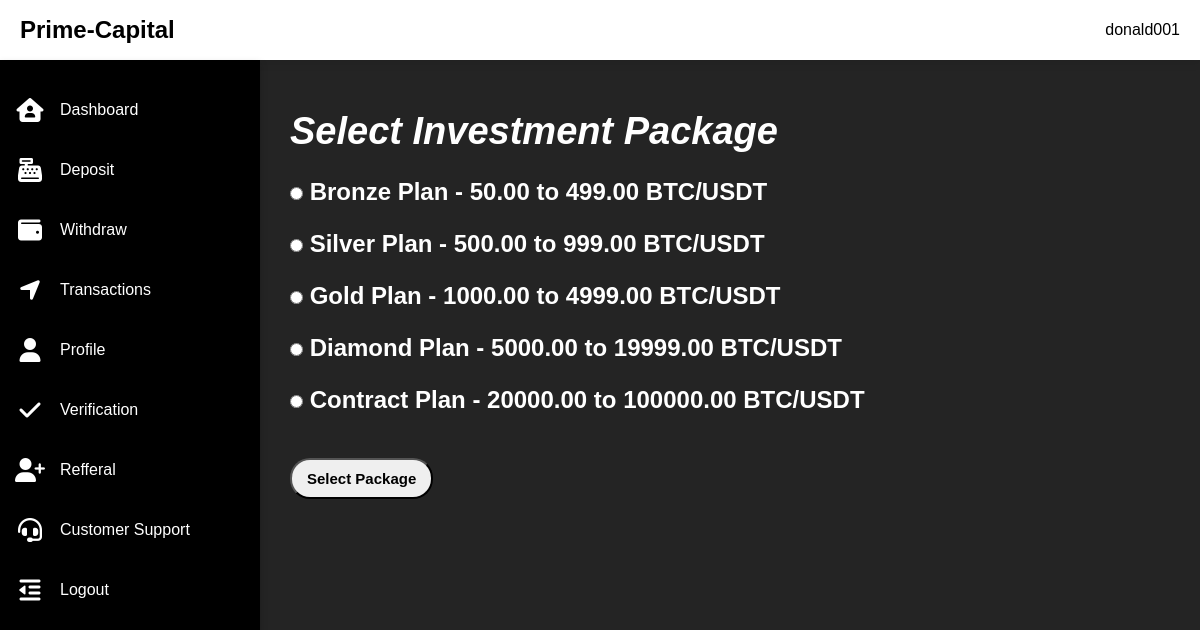
Page /select-package/ (signed in) on the committed database.
### investments/models.py (models this page shows, shortened)
class CustomUser(AbstractUser):
    referral_code = models.CharField(max_length=50, blank=True, null=True)
    created_at = models.DateTimeField(auto_now_add=True)
    email_verified = models.BooleanField(default=False, null=True, blank=True)

class InvestmentPackage(models.Model):
    name = models.CharField(max_length=100)
    interest_rate = models.DecimalField(max_digits=5, decimal_places=2)  # e.g., 15% as 15.00
    min_amount = models.DecimalField(max_digits=10, decimal_places=2)
    max_amount = models.DecimalField(max_digits=10, decimal_places=2)
    duration = models.IntegerField(help_text="Duration in hours")  # e.g., 12, 24, 48, 72
    currency = models.CharField(max_length=10, default='USDT')  # USDT as the only payment method

### investments/views.py (the view)
# urls.py: path('select-package/', views.select_package, name='select-package'),
@login_required
def select_package(request):
    packages = InvestmentPackage.objects.all()
    context = {
        'packages': packages,
    }
    return render(request, 'select_package.html', context)

### templates/select_package.html (shortened to what this page needs)
<!DOCTYPE html>
{% load static %}
<html lang="en">
  <head>
    <link rel="stylesheet" href="{% static 'dashboard.cs' %}" />
  </head>
<body>
  <section>
    <div class="container">
        <div class="topbar">
            <div class="logo">
                <h2>Prime-Capital</h2>
            </div>
            <div class="user">
                <p>{{ user.username }}</p>
            </div>
        </div>
        <div class="sidebar">
            <ul>
                <li>
                    <a href="{% url 'dashboard' %}">
                        <i id="i" class="fas fa-solid fa-house-user"></i>
                        <div>Dashboard</div>
                    </a>
                </li>
                <li>
                    <a href="{% url 'select-package' %}">
                        <i id="i" class="fas fa-solid fa-cash-register"></i>
                        <div>Deposit</div>
                    </a>
                </li>
                <li>
                    <a href="{% url 'request-withdrawal' %}">
                        <i id="i" class="fas fa-solid fa-wallet"></i>
                        <div>Withdraw</div>
                    </a>
                </li>
                <li>
                    <a href="{% url 'transactions' %}">
                        <i id="i" class="fas fa-solid fa-location-arrow"></i>
                        <div>Transactions</div>
                    </a>
                </li>
                <li>
                    <a href="{% url 'profile' %}">
                        <i id="i" class="fas fa-solid fa-user"></i>
                        <div>Profile</div>
                    </a>
                </li>
                <li>
                    <a href="{% url 'submit-verification' %}">
                        <i class="fas fa-solid fa-check"></i>
                        <div>Verification</div>
                    </a>
                </li>
                <li>
                    <a href="{% url 'referrals' %}">
                        <i id="i" class="fas fa-solid fa-user-plus"></i>
                        <div>Refferal</div>
                    </a>
                </li>
                <li>
                    <a href="{% url 'customer' %}">
                        <i id="i" class="fas fa-solid fa-headset"></i>
                        <div>Customer
                            Support</div>
                    </a>
                </li>
                <li>
                    <a href="{% url 'logout' %}">
                        <i id="i" class="fas fa-solid fa-outdent"></i>
                        <div>Logout</div>
                    </a>
                </li>
            </ul>
        </div>
  </section>
  <section>
    <div class="main">
      <div class="row">
        <div class="deposit">
          <h1 class="h1s">Select Investment Package</h1>
          <form method="post">
            {% csrf_token %} {% for package in packages %}
            <div class="select1">
              <input type="radio" name="package_id" value="{{ package.id }}" />
              <label>{{ package.name }} - {{ package.min_amount }} to {{ package.max_amount }} {{ package.currency }}</label>
            </div>
            {% endfor %}
            <div>
              <button class="btn2"  type="submit">
                <a href="{% url 'payment_details' %}" class="al">Select Package</a>
              </button>
            </div>
          </form>
        </div>
      </div>
    </div>
  </section>
</body>
</html>

### templates/select_package.html (style rules this page uses)
* { padding: 0; margin: 0; box-sizing: border-box; font-family: 'poppins', sans-serif; }
.topbar { position: fixed; background-color: #fff; box-shadow: 0 4px 8px 0 rgba(0, 0, 0, 0.08); width: 100%; padding: 0 20px; height: 60px; display: grid; grid-template-columns: 2fr 10fr 0.4fr 1fr; display: flex; justify-content: space-between; align-items: center; z-index: 1; }
.sidebar { position: fixed; top: 60px; width: 260px; height: calc(100% - 60px); background: black; overflow-x: hidden; box-shadow: 0 4px 8px 0 rgba(0, 0, 0, 0.2); z-index: 2; }
.sidebar ul { margin-top: 20px; }
.sidebar ul li { width: 100%; list-style: none; }
.sidebar ul li a { width: 100%; text-decoration: none; color: #fff; height: 60px; display: flex; align-items: center; }
.sidebar ul li a i { min-width: 60px; font-size: 24px; text-align: center; }
.main { position: absolute; top: 60px; width: calc(100% - 260px); min-height: calc(100vh - 60px); left: 260px; background: #242424; }
.btn2 { margin-top: 20px; padding: 10px 15px; border-radius: 20px; transition: all 330ms ease; font-size: 15px; }
.al { text-decoration: none; color: black; font-weight: 700; }
.deposit { padding-top: 50px; padding-left: 30px; }
.select1 { font-size: 24px; color: #fff; font-weight: 600; margin-bottom: 24px; }
.h1s { margin-bottom: 25px; font-size:38px ; font-style: oblique; color: #fff; }

### rows in the picture
CustomUser: username "donald001"
InvestmentPackage: name "Bronze Plan", min_amount "50.00", max_amount "499.00", currency "BTC/USDT"
InvestmentPackage: name "Silver Plan", min_amount "500.00", max_amount "999.00", currency "BTC/USDT"
InvestmentPackage: name "Gold Plan", min_amount "1000.00", max_amount "4999.00", currency "BTC/USDT"
InvestmentPackage: name "Diamond Plan", min_amount "5000.00", max_amount "19999.00", currency "BTC/USDT"
InvestmentPackage: name "Contract Plan", min_amount "20000.00", max_amount "100000.00", currency "BTC/USDT"
